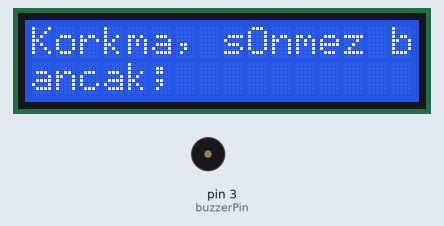
The sketch below on a simulated Arduino Uno, built with avr-gcc and run on an emulated ATmega328P. Parts: 16×2 character LCD, buzzer (waves = sounding).

Above: at 0.2 s.
At 2.2 s:
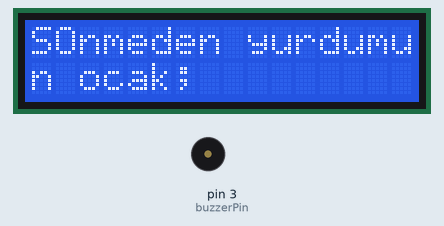
At 4.2 s:
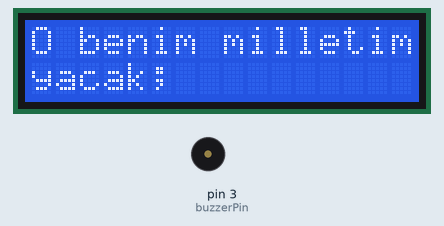
At 8.3 s:
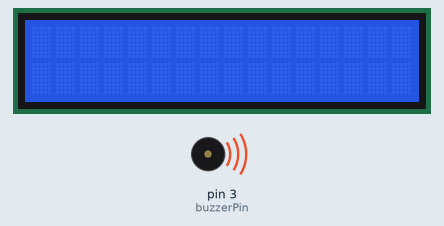
Timing chart, 0 to 40.0 s (numbered marks = the images above):
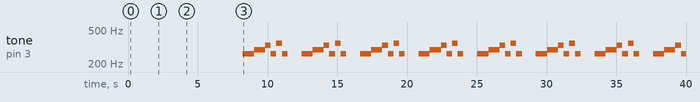

The sketch:

istiklal_marsi_lcd.ino
```cpp
#include <Wire.h>                  // I2C kütüphanesini dahil et
#include <LiquidCrystal_I2C.h>      // LiquidCrystal_I2C kütüphanesini dahil et

LiquidCrystal_I2C lcd(0x27, 16, 2); // LCD ekranın I2C adresi (0x27) ve boyutu (16 sütun, 2 satır)

String istiklalMarsi[] = {
  "Korkma, sOnmez bu safaklarda yüzen al sancak;",
  "SOnmeden yurdumun üstünde tüten en son ocak;",
  "O benim milletimin yıldızıdır, parlayacak;",
  "O benimdir, o benim milletimindir ancak."
};

// Pin tanımlamaları
const int buzzerPin = 3; // Buzzer'ın bağlı olduğu pin

// Notaların frekansları (Hz)
int Do = 262;   // C0
int DoSharp = 277;  // C#0
int Re = 294;   // D0
int ReSharp = 311;  // D#0
int Mi = 330;   // E0
int Fa = 349;   // F0
int Sol = 392;  // G0
int SolSharp = 415;  // G#0
int La = 440;   // A0
int Si = 466;   // B0
int DoHigh = 523;  // C1 (yüksek oktav)

void setup() {
  lcd.init();              // LCD'yi başlat
  lcd.backlight();         // Arka ışığı aç

  // LCD ekranına İstiklal Marşı'nın satırlarını yazdır
  for (int i = 0; i < 4; i++) {
    lcd.setCursor(0, 0);   // İlk satır
    lcd.print(istiklalMarsi[i]);  // Satırı ekrana yazdır
    delay(2000);            // 2 saniye bekle
    lcd.clear();            // Ekranı temizle
  }

  pinMode(buzzerPin, OUTPUT);  // Buzzer pinini çıkış olarak ayarla
}

void loop() {
  // İstiklal Marşı'nın ilk kısmı

  // 1. Nota: Do
  tone(buzzerPin, Do, 400); // 400 ms süreyle Do notasını çal
  delay(400);

  // 2. Nota: Do
  tone(buzzerPin, Do, 400); // 400 ms süreyle Do notasını çal
  delay(400);

  // 3. Nota: Re
  tone(buzzerPin, Re, 400); // 400 ms süreyle Re notasını çal
  delay(400);

  // 4. Nota: Re
  tone(buzzerPin, Re, 400); // 400 ms süreyle Re notasını çal
  delay(400);

  // 5. Nota: Mi
  tone(buzzerPin, Mi, 400); // 400 ms süreyle Mi notasını çal
  delay(400);

  // 6. Nota: Do
  tone(buzzerPin, Do, 400); // 400 ms süreyle Do notasını çal
  delay(400);

  // 7. Nota: Fa
  tone(buzzerPin, Fa, 400); // 400 ms süreyle Fa notasını çal
  delay(400);

  // 8. Nota: Do
  tone(buzzerPin, Do, 400); // 400 ms süreyle Do notasını çal
  delay(400);

  // İstiklal Marşı'nın ilk kısmı bitiyor.
  // Gecikme verelim ve döngüyü yeniden başlatalım.
  delay(1000);  // 1 saniye bekle
}

/*
// gelismis versiyon
#include <Wire.h>                  // I2C kütüphanesini dahil et
#include <LiquidCrystal_I2C.h>     // LiquidCrystal_I2C kütüphanesini dahil et

LiquidCrystal_I2C lcd(0x27, 16, 2); // LCD ekranın I2C adresi ve boyutu: 16 sütun, 2 satır

String istiklalMarsi[] = {
  "Korkma, sonmez bu",
  "safaklarda yüzen",
  "al sancak;",
  "Sonmeden yur."
};

// Pin tanımlamaları
const int buzzerPin = 3; // Buzzer'ın bağlı olduğu pin

// Notaların frekansları (Hz)
int notalar[] = {262, 262, 294, 294, 330, 262, 349, 262}; // Do, Do, Re, Re, Mi, Do, Fa, Do
int sureler[] = {400, 400, 400, 400, 400, 400, 400, 400}; // Her nota için süre

void setup() {
  lcd.init();              // LCD'yi başlat
  lcd.backlight();         // Arka ışığı aç

  // LCD ekranına İstiklal Marşı'nın satırlarını yazdır
  for (int i = 0; i < 4; i++) {
    lcd.setCursor(0, 0);   // İlk satıra yaz
    lcd.print(istiklalMarsi[i]);  // Satırı LCD'ye yazdır
    delay(2000);           // 2 saniye bekle
    lcd.clear();           // Ekranı temizle
  }

  pinMode(buzzerPin, OUTPUT);  // Buzzer pinini çıkış olarak ayarla
}

void loop() {
  // Notaları sırayla çal
  for (int i = 0; i < 8; i++) {
    tone(buzzerPin, notalar[i], sureler[i]); // Buzzer'da nota çal
    delay(sureler[i]);                       // Nota süresi kadar bekle
  }

  delay(1000); // Döngüyü başlatmadan önce 1 saniye bekle
}


*/
```

Measured:
- by itself, tone on pin 3 (buzzerPin): repeats every 4.2 s: 294 Hz 0.80 s, 330 Hz 0.40 s, 262 Hz 0.40 s, 349 Hz 0.40 s, 262 Hz 0.40 s, silent 1.0 s, 262 Hz 0.80 s
- what the display in image 1 shows lasts 2.0 s, from 2.2 s to 4.2 s
